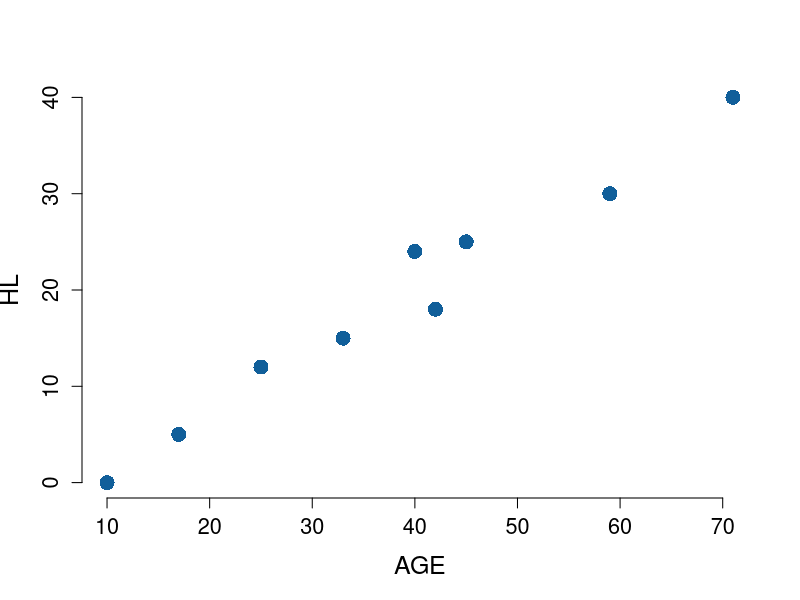
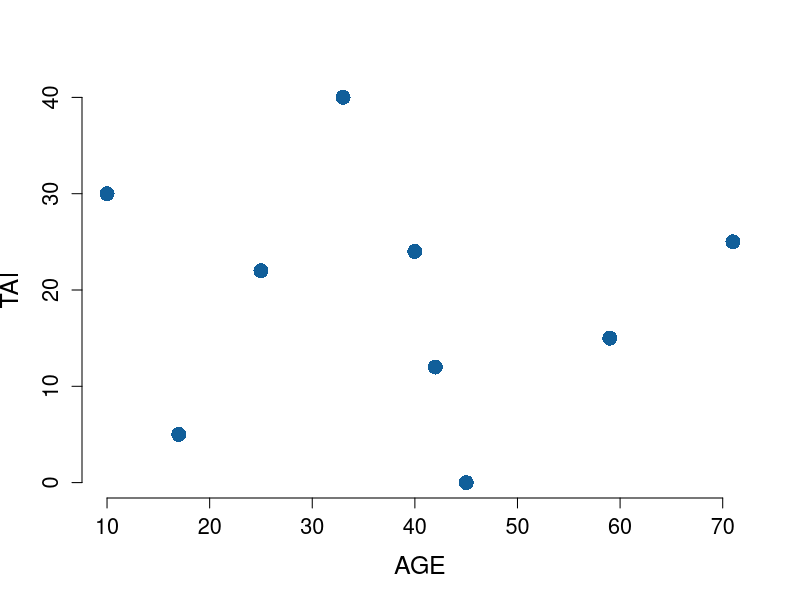
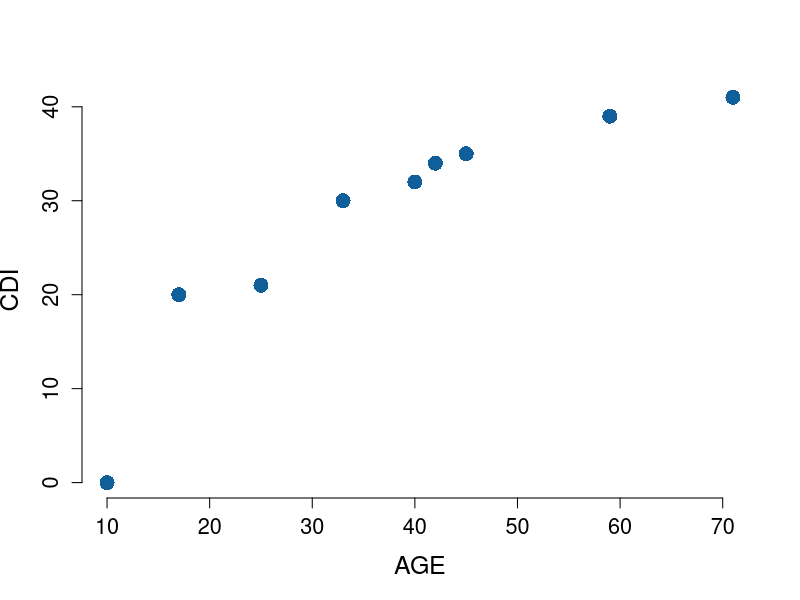
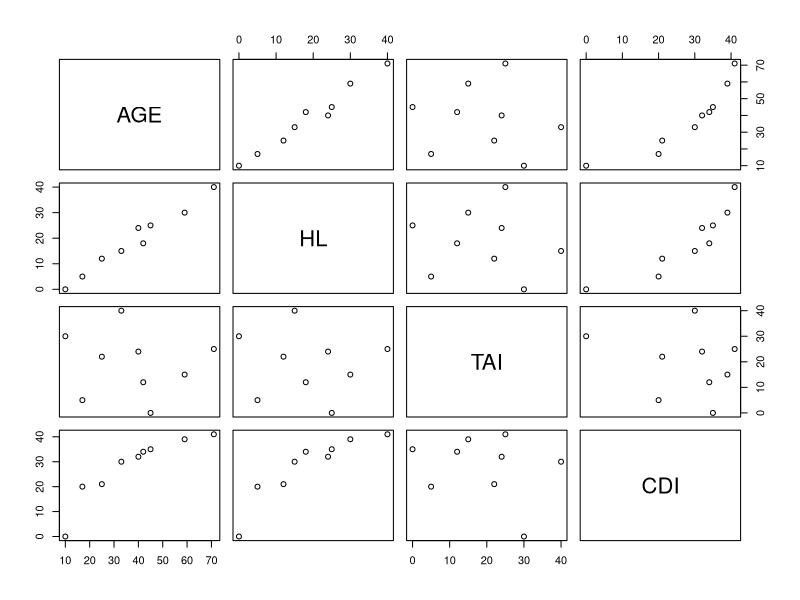

R code for these plots, in order:
# correlation example

# correlated data ----
AGE <- c(10, 17, 59, 33, 45, 71, 40, 42, 25)
HL  <- c( 0,  5, 30, 15, 25, 40, 24, 18, 12) # Hearing Loss
TAI <- c(30 , 5, 15, 40,  0, 25, 24, 12, 22)  # Tea appreciation index
CDI <- c(0 , 20, 39, 30, 35, 41, 32, 34, 21) # Chocolate dependency index


plot(AGE, HL,  frame.plot = FALSE, cex = 2, pch = 16, col = "#115f9a", cex.axis = 1.3, cex.lab = 1.5)

plot(AGE, TAI, frame.plot = FALSE, cex = 2, pch = 16, col = "#115f9a", cex.axis = 1.3, cex.lab = 1.5)

plot(AGE, CDI, frame.plot = FALSE, cex = 2, pch = 16, col = "#115f9a", cex.axis = 1.3, cex.lab = 1.5)


# pearson expects a linear relationship and normal data
cor(AGE, HL, method = 'pearson')

# Spearman does NOT expect a linear relationship or normal data
cor(AGE, CDI, method = 'spearman')

# kendall does NOT expect a linear relationship ??
cor(AGE, CDI, method = 'kendall')



# Correlation matrix ----
df <- data.frame(AGE,HL,TAI,CDI)
plot(df)
cor(df, method = 'pearson')
cor(df, method = 'spearman')
cor(df, method = 'kendall')



